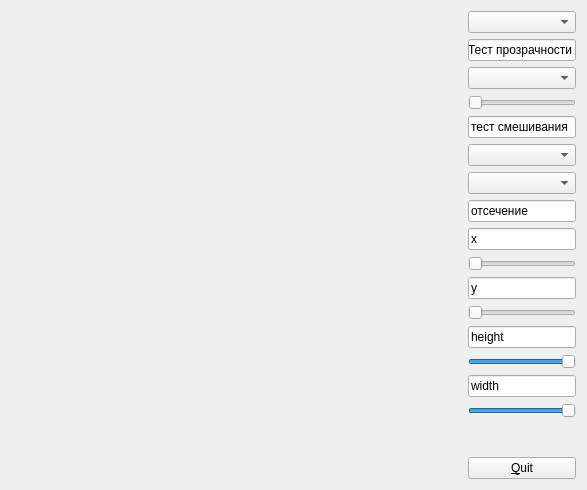
<?xml version="1.0" encoding="UTF-8"?>
<ui version="4.0">
 <class>MainWindow</class>
 <widget class="QMainWindow" name="MainWindow">
  <property name="windowModality">
   <enum>Qt::WindowModal</enum>
  </property>
  <property name="geometry">
   <rect>
    <x>0</x>
    <y>0</y>
    <width>587</width>
    <height>490</height>
   </rect>
  </property>
  <property name="windowTitle">
   <string>MainWindow</string>
  </property>
  <widget class="QWidget" name="centralWidget">
   <layout class="QHBoxLayout" name="horizontalLayout">
    <item>
     <widget class="GLWidget" name="widget" native="true">
      <property name="enabled">
       <bool>true</bool>
      </property>
      <property name="sizePolicy">
       <sizepolicy hsizetype="Expanding" vsizetype="Preferred">
        <horstretch>0</horstretch>
        <verstretch>0</verstretch>
       </sizepolicy>
      </property>
     </widget>
    </item>
    <item>
     <layout class="QVBoxLayout" name="verticalLayout">
      <item>
       <widget class="QComboBox" name="comboBox"/>
      </item>
      <item>
       <widget class="QLineEdit" name="lineEdit">
        <property name="sizePolicy">
         <sizepolicy hsizetype="Minimum" vsizetype="Fixed">
          <horstretch>0</horstretch>
          <verstretch>0</verstretch>
         </sizepolicy>
        </property>
        <property name="contextMenuPolicy">
         <enum>Qt::DefaultContextMenu</enum>
        </property>
        <property name="text">
         <string>Тест прозрачности</string>
        </property>
       </widget>
      </item>
      <item>
       <widget class="QComboBox" name="comboBox_2"/>
      </item>
      <item>
       <widget class="QSlider" name="horizontalSlider_5">
        <property name="sizePolicy">
         <sizepolicy hsizetype="Minimum" vsizetype="Fixed">
          <horstretch>0</horstretch>
          <verstretch>0</verstretch>
         </sizepolicy>
        </property>
        <property name="maximum">
         <number>100</number>
        </property>
        <property name="singleStep">
         <number>5</number>
        </property>
        <property name="pageStep">
         <number>5</number>
        </property>
        <property name="orientation">
         <enum>Qt::Horizontal</enum>
        </property>
       </widget>
      </item>
      <item>
       <widget class="QLineEdit" name="lineEdit_2">
        <property name="sizePolicy">
         <sizepolicy hsizetype="Minimum" vsizetype="Fixed">
          <horstretch>0</horstretch>
          <verstretch>0</verstretch>
         </sizepolicy>
        </property>
        <property name="text">
         <string>тест смешивания</string>
        </property>
       </widget>
      </item>
      <item>
       <widget class="QComboBox" name="comboBox_3"/>
      </item>
      <item>
       <widget class="QComboBox" name="comboBox_4"/>
      </item>
      <item>
       <widget class="QLineEdit" name="lineEdit_3">
        <property name="sizePolicy">
         <sizepolicy hsizetype="Minimum" vsizetype="Fixed">
          <horstretch>0</horstretch>
          <verstretch>0</verstretch>
         </sizepolicy>
        </property>
        <property name="text">
         <string>отсечение</string>
        </property>
       </widget>
      </item>
      <item>
       <widget class="QLineEdit" name="lineEdit_4">
        <property name="sizePolicy">
         <sizepolicy hsizetype="Minimum" vsizetype="Fixed">
          <horstretch>0</horstretch>
          <verstretch>0</verstretch>
         </sizepolicy>
        </property>
        <property name="text">
         <string>x</string>
        </property>
       </widget>
      </item>
      <item>
       <widget class="QSlider" name="horizontalSliderX">
        <property name="sizePolicy">
         <sizepolicy hsizetype="Minimum" vsizetype="Fixed">
          <horstretch>0</horstretch>
          <verstretch>0</verstretch>
         </sizepolicy>
        </property>
        <property name="maximum">
         <number>1500</number>
        </property>
        <property name="orientation">
         <enum>Qt::Horizontal</enum>
        </property>
       </widget>
      </item>
      <item>
       <widget class="QLineEdit" name="lineEdit_5">
        <property name="sizePolicy">
         <sizepolicy hsizetype="Minimum" vsizetype="Fixed">
          <horstretch>0</horstretch>
          <verstretch>0</verstretch>
         </sizepolicy>
        </property>
        <property name="text">
         <string>y</string>
        </property>
       </widget>
      </item>
      <item>
       <widget class="QSlider" name="horizontalSliderY">
        <property name="sizePolicy">
         <sizepolicy hsizetype="Minimum" vsizetype="Fixed">
          <horstretch>0</horstretch>
          <verstretch>0</verstretch>
         </sizepolicy>
        </property>
        <property name="maximum">
         <number>1500</number>
        </property>
        <property name="orientation">
         <enum>Qt::Horizontal</enum>
        </property>
       </widget>
      </item>
      <item>
       <widget class="QLineEdit" name="lineEdit_6">
        <property name="sizePolicy">
         <sizepolicy hsizetype="Minimum" vsizetype="Fixed">
          <horstretch>0</horstretch>
          <verstretch>0</verstretch>
         </sizepolicy>
        </property>
        <property name="text">
         <string>height</string>
        </property>
       </widget>
      </item>
      <item>
       <widget class="QSlider" name="horizontalSliderH">
        <property name="sizePolicy">
         <sizepolicy hsizetype="Minimum" vsizetype="Fixed">
          <horstretch>0</horstretch>
          <verstretch>0</verstretch>
         </sizepolicy>
        </property>
        <property name="maximum">
         <number>1500</number>
        </property>
        <property name="value">
         <number>1500</number>
        </property>
        <property name="orientation">
         <enum>Qt::Horizontal</enum>
        </property>
       </widget>
      </item>
      <item>
       <widget class="QLineEdit" name="lineEdit_7">
        <property name="sizePolicy">
         <sizepolicy hsizetype="Minimum" vsizetype="Fixed">
          <horstretch>0</horstretch>
          <verstretch>0</verstretch>
         </sizepolicy>
        </property>
        <property name="text">
         <string>width</string>
        </property>
       </widget>
      </item>
      <item>
       <widget class="QSlider" name="horizontalSliderW">
        <property name="sizePolicy">
         <sizepolicy hsizetype="Minimum" vsizetype="Fixed">
          <horstretch>0</horstretch>
          <verstretch>0</verstretch>
         </sizepolicy>
        </property>
        <property name="maximum">
         <number>1500</number>
        </property>
        <property name="value">
         <number>1500</number>
        </property>
        <property name="orientation">
         <enum>Qt::Horizontal</enum>
        </property>
       </widget>
      </item>
      <item>
       <spacer name="verticalSpacer">
        <property name="orientation">
         <enum>Qt::Vertical</enum>
        </property>
        <property name="sizeHint" stdset="0">
         <size>
          <width>20</width>
          <height>40</height>
         </size>
        </property>
       </spacer>
      </item>
      <item>
       <widget class="QPushButton" name="pushButton">
        <property name="text">
         <string>&amp;Quit</string>
        </property>
       </widget>
      </item>
     </layout>
    </item>
   </layout>
  </widget>
 </widget>
 <layoutdefault spacing="6" margin="11"/>
 <customwidgets>
  <customwidget>
   <class>GLWidget</class>
   <extends>QWidget</extends>
   <header>glwidget.h</header>
   <container>1</container>
  </customwidget>
 </customwidgets>
 <resources/>
 <connections>
  <connection>
   <sender>pushButton</sender>
   <signal>clicked()</signal>
   <receiver>MainWindow</receiver>
   <slot>close()</slot>
   <hints>
    <hint type="sourcelabel">
     <x>576</x>
     <y>478</y>
    </hint>
    <hint type="destinationlabel">
     <x>369</x>
     <y>225</y>
    </hint>
   </hints>
  </connection>
 </connections>
</ui>
